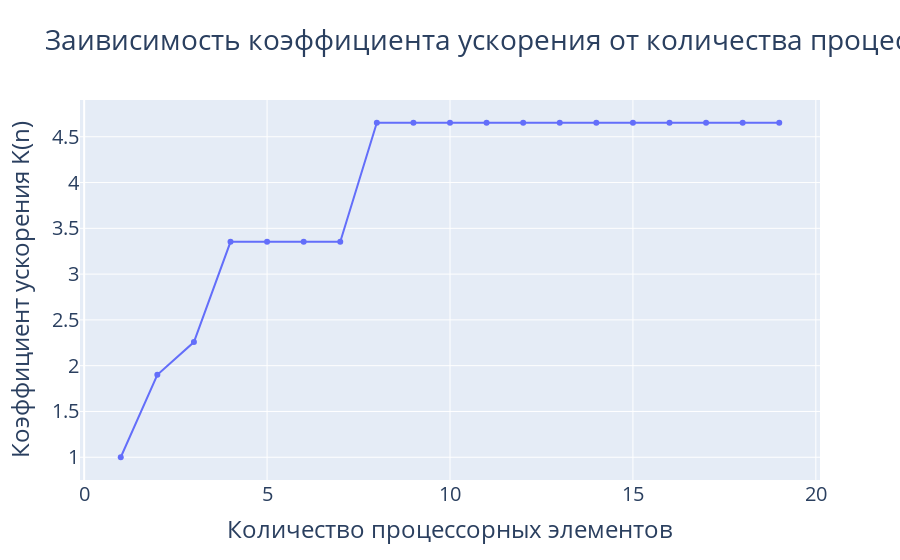

Here is the notebook cell this chart was saved with:
### Markdown cell above
## Acceleration coeff on procs elems

### Code cell
x = []
y = []
ranks = []
for i in range(1, 20):
    matrix = MatrixPU(config={'PROCS_ELEMS': i, 'm': 2, 'q': 2, 'p': 2})
    report = matrix.report
    x.append(report['procs_amount'])
    y.append(report['acceleration_coeff'])
fig = go.Figure()
fig.add_trace(
    go.Scatter(x=x, y=y, name='K(n)',
               text=[f'n = {x}, K(n) = {y}' for x, y in zip(x, y)])
)
fig.update_layout(title='Заивисимость коэффициента ускорения от количества процессорных элементов',
                  font=dict(size=20),
                  xaxis_title='Количество процессорных элементов',
                  yaxis_title='Коэффициент ускорения K(n)')
fig.show()

### Figure 1 — Plotly figure (JSON) as saved in the notebook; plotly's stock layout.template omitted (floating-point values rounded to 4 significant figures)
{"data": [{"name": "K(n)", "text": ["n = 1, K(n) = 1.0", "n = 2, K(n) = 1.9", "n = 3, K(n) = 2.257425742574257", "n = 4, K(n) = 3.3529411764705883", "n = 5, K(n) = 3.3529411764705883", "n = 6, K(n) = 3.3529411764705883", "n = 7, K(n) = 3.3529411764705883", "n = 8, K(n) = 4.653061224489796", "n = 9, K(n) = 4.653061224489796", "n = 10, K(n) = 4.653061224489796", "n = 11, K(n) = 4.653061224489796", "n = 12, K(n) = 4.653061224489796", "n = 13, K(n) = 4.653061224489796", "n = 14, K(n) = 4.653061224489796", "n = 15, K(n) = 4.653061224489796", "n = 16, K(n) = 4.653061224489796", "n = 17, K(n) = 4.653061224489796", "n = 18, K(n) = 4.653061224489796", "n = 19, K(n) = 4.653061224489796"], "type": "scatter", "x": [1, 2, 3, 4, 5, 6, 7, 8, 9, 10, 11, 12, 13, 14, 15, 16, 17, 18, 19], "y": [1, 1.9, 2.257, 3.353, 3.353, 3.353, 3.353, 4.653, 4.653, 4.653, 4.653, 4.653, 4.653, 4.653, 4.653, 4.653, 4.653, 4.653, 4.653]}], "layout": {"font": {"size": 20}, "title": {"text": "Заивисимость коэффициента ускорения от количества процессорных элементов"}, "xaxis": {"title": {"text": "Количество процессорных элементов"}}, "yaxis": {"title": {"text": "Коэффициент ускорения K(n)"}}}}
